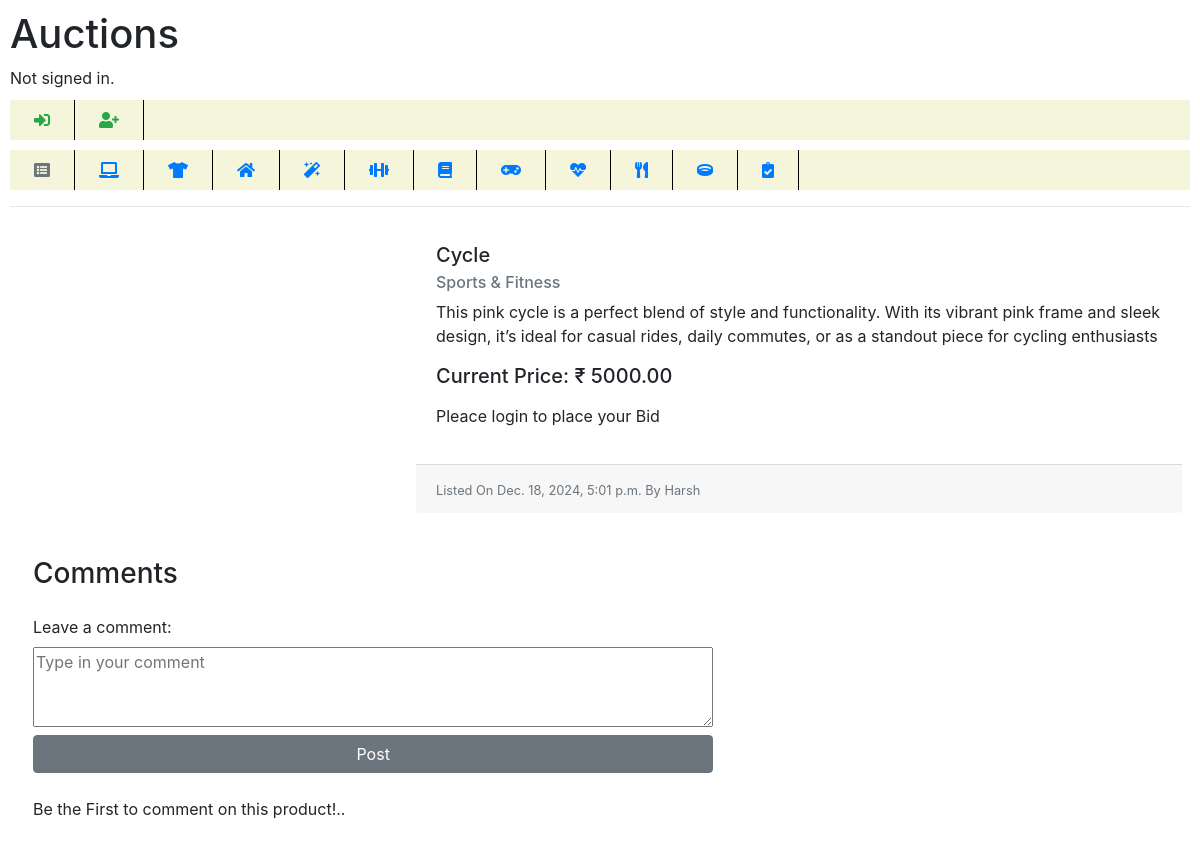
Screenshot of /listings/3 with the database file from the repository.
### auctions/models.py (models this page shows, shortened)
class Listing(models.Model):
    CATEGORIES = [
        ('EnG', "Electronics & Gadgets"),
        ('FnA', "Fashion & Apparel"),
        ('HnL', "Home & Living"),
        ('BnP', "Beauty & Personal Care"),
        ('SnF', "Sports & Fitness"),
        ('BnS', "Books & Stationery"),
        ('TnG', "Toys & Games"),
        ('HnW', "Health & Wellness"),
        ('KnD', "Kitchen & Dining"),
        ('JnA', "Jewelry & Accessories")
    ]
    title = models.CharField(max_length=32)
    description = models.TextField(max_length=200)
    currentBid = models.DecimalField(help_text="In Rupees (₹)", default=0.0, decimal_places=2, max_digits=12)
    image = models.ImageField(upload_to='images/', blank=True)
    category = models.CharField(max_length=3, choices=CATEGORIES, blank=True)
    listedBy = models.ForeignKey(User, on_delete=models.CASCADE, related_name="mylistings")
    listedOn = models.DateTimeField(auto_now_add=True)
    closed = models.BooleanField(default=False)

class User(AbstractUser):
    pass

### auctions/views.py (the view)
# urls.py: path("listings/<int:pid>", views.listing_view, name="listing"),
def listing_view(request, pid):
    try:
        listing = Listing.objects.get(pk=pid)
    except Listing.DoesNotExist:
        return render(request, "auctions/error/404.html")
    totalBids = Bid.objects.filter(listing=listing.id).count()
    highestBid = Bid.objects.filter(listing=listing.id).order_by('-bidPrice').first()
    if(listing.closed):
        if (highestBid is not None):
            buyer = highestBid.user
            return render(request, "auctions/sold.html", {
                "isSeller": request.user.id == listing.listedBy.id,
                "isBuyer": request.user.id == buyer.id,
                "buyer": buyer,
                "product": listing
            })
        elif request.user.id == listing.listedBy.id:
            return render(request, "auctions/sold.html", {
                "isSeller": True,
                "noBid": True,
                "product": listing
            })
        else:
            return HttpResponse("Auction no longer exists!..")
    else:
        if highestBid is not None:
            if highestBid.user == request.user.id:
                bidMsg = "Your bid is the highest bid"
            else:
                bidMsg = "Highest bid made by " + highestBid.user.username
        else:
            bidMsg = None
        onWatchlist = False
        if request.user.is_authenticated:
            inWatchlist = Watchlist.objects.filter(listing=listing, user=User.objects.get(id=request.user.id)).first()
            onWatchlist = inWatchlist is not None
        return render(request, "auctions/listing.html", {
            "product": listing,
            "totalBids": totalBids,
            "bidMsg": bidMsg,
            "bidForm": NewBidForm(),
            "onWatchlist": onWatchlist,
            "commentForm": NewCommentForm(),
            "comments": Comment.objects.filter(listing=pid).order_by("-cmtOn")
        })

### auctions/views.py
class NewBidForm(forms.ModelForm):
    class Meta:
        model = Bid
        fields = ["bidPrice"]
        widgets = {
            "bidPrice": forms.NumberInput(attrs = {
                'placeholder': "Your Bid Amount",
                'min': 0.01
            })
        }
        labels = {
            'bidPrice': 'Amount'
        }

class NewCommentForm(forms.ModelForm):
    class Meta:
        model = Comment
        fields = ["cmtMsg"]
        widgets = {
            "cmtMsg": forms.Textarea(attrs = {
                'placeholder': "Type in your comment",
                'style': 'height: 80px; width: max-width; min-width: 40vw;'
            })
        }
        labels = {
            'cmtMsg': 'Leave a comment'
        }

### auctions/templates/auctions/listing.html (shortened to what this page needs)
{% extends "auctions/layout.html" %}
{% block body %}
<div class="listing-wrapper ">
    <div class="card mb-3 border-0">
        <div class="row g-0">
            <div class="col-md-4">
            </div>
            <div class="col-md-8">
                <div class="card-body">
                    <h5 class="card-title">{{product.title}}</h5>
                    <h6 class="card-subtitle text-muted mb-2">{{product.get_category_display}} </h6>
                    <p class="card-text">
                        {{product.description}}
                    </p>
                    <div class="buy d-flex justify-content-between align-items-center">
                        <div class="price">
                            <h5>
                                Current Price: ₹ {{product.currentBid}}
                            </h5>
                        </div>
                    </div>
                    {% if user.is_authenticated and user.id != product.listedBy.id %}
                        <div class="mt-2">
                            <form action="{% url 'new_bid' pid=product.id %}" method="POST" class="d-flex">
                                {% csrf_token %}
                                {{bidForm.as_p}}
                                <input type="submit" value="Bid" class="btn btn-primary"
                                style="width: fit-content; height: fit-content; padding: 4px 16px; margin: 0;">
                            </form>
                        </div>
                    {% elif not user.is_authenticated %}
                        <p class="mt-2">Pleace login to place your Bid</p>
                    {% endif %}
                </div>
                <div class="card-footer">
                    <small class="text-muted">Listed On {{product.listedOn}} By {{product.listedBy}}</small>
                </div>
            </div>
        </div>
    </div>
</div>
<div class="comments-wrapper">
    <div class="col-12 pb-4 pt-4">
        <h3>Comments</h2>
        <div class="mt-4">
            <form method="POST" action="{% url 'comment' pid=product.id %}" class="flex-column d-flex">
                {{commentForm}}
                <input type="submit" value="Post" class="btn btn-secondary mt-2">
            </form>
        </div>
        <div class="d-flex flex-column">
            {% for comment in comments %}
                <div class="comment border-bottom border-info float-left mt-4 text-justify ">
                    <h4>{{comment.user.username.title}}</h4>
                    <span class="text-muted">~ {{comment.cmtOn}}</span>
                    <p class="mt-1">{{comment.cmtMsg}}</p>
                </div>
            {% empty %}
                <div class="mt-4">
                    Be the First to comment on this product!..
                </div>
            {% endfor %}
        </div>
    </div>
</div>
{% endblock %}

### auctions/static/auctions/styles.css (style rules this page uses)
body { padding: 10px; }
form input, form textarea { width: 60%; }

### auctions/templates/auctions/listing.html (style rules this page uses)
.listing-wrapper, .comments-wrapper { display: flex; flex-direction: column; margin: 4px 8px 4px 8px; }

### rows the page displays
Listing: title "Cycle", category "Sports & Fitness", description "This pink cycle is a perfect blend of style and functionality. With its vibrant pink frame and sleek design, it’s ideal for casual rides, daily commutes, or as a standout piece for cycling enthusiasts", currentBid "5000.00", listedOn "Dec. 18, 2024, 5:01 p.m.", listedBy "Harsh"
